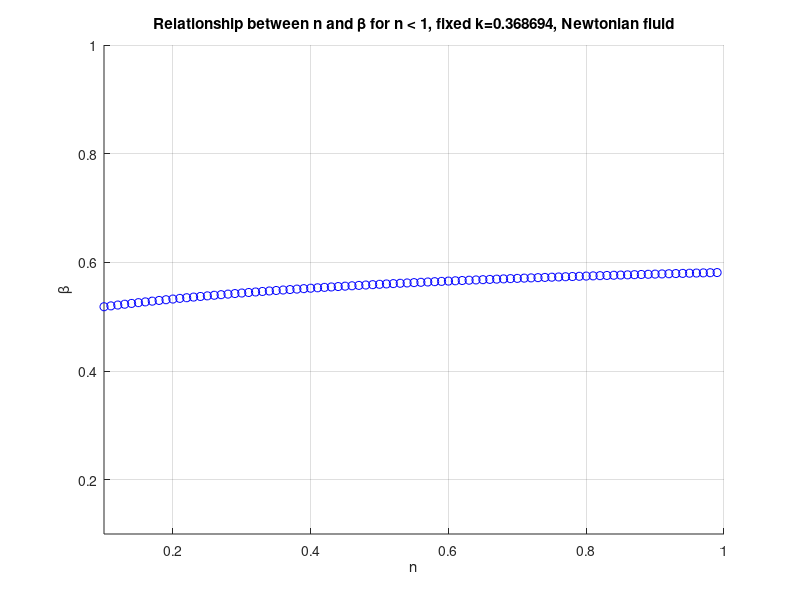

This figure's MATLAB source: (Note: this script raises an error after producing the figure.)
clc; clear;

%% Parameters
beta_start = 0.1; % in Xuesi's work, beta is beta
beta_end = 1;
n_start = 0.1;
n_end = 2.0;
k = 0.25; % Fixed k value (or k value in Xuesi's work)
% k take from find_k.m program
%% ----------  START NEWTON-RAPHSON LOOP  --------------%%

n_range = n_start:0.01:n_end; % Range for n
beta_range = beta_start:0.01:beta_end; % Range for beta (initial guess)

% Tolerances and iteration limit for Newton-Raphson
tolerance = 1e-12; % Adjusted tolerance
max_iterations = 100;
h = 1e-6; % Step size for numerical derivative

% Initialize arrays to store results
n_values = [];
beta_values = [];
f_values = [];

fprintf('Iteration\tk\t\tN\t\tbeta Init\tbeta\n');
fprintf('-------------------------------------------------------------\n');

%% Loop over all combinations of beta and n
for n = n_range
    found = false;
    for beta_init = beta_range
        beta = beta_init; % Initial guess for beta
        
        % Newton-Raphson iteration
        for iter = 1:max_iterations
            % Define the function f(beta) = I1 - I2
            % Numerical integration for I1: int_k^beta (beta^2/x^2 - x)^(1/n) dx
            x1 = linspace(k, beta, 200); % Discretize the interval
            integrand1 = ((beta^2 ./ x1) - x1).^(1/n);
            I1 = trapz(x1, integrand1);
            
            % Numerical integration for I2: int_beta^1 (x - beta^2/x)^(1/n) dx
            x2 = linspace(beta, 1, 200); % Discretize the interval
            integrand2 = (x2 - (beta^2 ./ x2)).^(1/n);
            I2 = trapz(x2, integrand2);
            
            % Function f(beta)
            f = I1 - I2;
            
            % Numerical derivative f'(beta) using central difference
            beta_plus_h = beta + h;
            beta_minus_h = beta - h;
            
            % Compute f(beta + h)
            x1_plus = linspace(k, beta_plus_h, 100);
            integrand1_plus = (beta_plus_h^2 ./ x1_plus - x1_plus).^(1/n);
            I1_plus = trapz(x1_plus, integrand1_plus);
            
            x2_plus = linspace(beta_plus_h, 1, 100);
            integrand2_plus = (x2_plus - beta_plus_h^2 ./ x2_plus).^(1/n);
            I2_plus = trapz(x2_plus, integrand2_plus);
            f_plus = I1_plus - I2_plus;
            
            % Compute f(beta - h)
            x1_minus = linspace(k, beta_minus_h, 100);
            integrand1_minus = (beta_minus_h^2 ./ x1_minus - x1_minus).^(1/n);
            I1_minus = trapz(x1_minus, integrand1_minus);
            
            x2_minus = linspace(beta_minus_h, 1, 100);
            integrand2_minus = (x2_minus - beta_minus_h^2 ./ x2_minus).^(1/n);
            I2_minus = trapz(x2_minus, integrand2_minus);
            f_minus = I1_minus - I2_minus;
            
            % Central difference approximation
            df = (f_plus - f_minus) / (2 * h);
            
            % Check for division by zero or NaN
            if abs(df) < 1e-10
                disp('Derivative too small, breaking loop.');
                break;
            end
            
            % Update beta
            beta_new = beta - f / df;
            
            % Display current guess and function value
            fprintf('%d\t\t%.6f\t%.2f\t%.2f\t%.6f\n', iter, k, n, beta_init, beta_new);
            
            % Check convergence
            if abs(beta_new - beta) < tolerance
                % Store the converged values
                n_values = [n_values, n];
                beta_values = [beta_values, beta_new];
                f_values = [f_values, abs(f)]; % Store the absolute value of f(beta)
                found = true;
                break;
            end
            
            beta = beta_new;
            
            % Check if beta is within bounds (0.1 to 1)
            if beta < beta_start || beta > beta_end
                disp('beta out of bounds, restarting with new initial guess.');
                break;
            end
            
            if iter == max_iterations
                disp('Max iterations reached, no convergence.');
            end
        end
        if found
            break;
        end
    end
end

%% Filter the results to get one beta value for each n
filtered_n_values = [];
filtered_beta_values = [];

unique_n_values = unique(n_values);
for i = 1:length(unique_n_values)
    n = unique_n_values(i);
    idx = find(n_values == n);
    if length(idx) > 1
        [~, min_idx] = min(f_values(idx)); % Find the index with the minimum f value
        best_idx = idx(min_idx);
    else
        best_idx = idx;
    end
    filtered_n_values = [filtered_n_values, n_values(best_idx)];
    filtered_beta_values = [filtered_beta_values, beta_values(best_idx)];
end

%% Separate the results into two groups: n < 1 and n >= 1
n_less_than_1 = filtered_n_values(filtered_n_values < 1);
beta_less_than_1 = filtered_beta_values(filtered_n_values < 1);

n_greater_than_1 = filtered_n_values(filtered_n_values >= 1);
beta_greater_than_1 = filtered_beta_values(filtered_n_values >= 1);

%% Create the plot for n < 1
figure; % Create a new figure
hold on; % Allow multiple plots on the same figure

% Plot the results for n < 1
plot(n_less_than_1, beta_less_than_1, 'bo');
xlabel('n');
ylabel('\beta');
title('Relationship between n and \beta for n < 1, fixed k=0.368694, Newtonian fluid');
grid on;

% Ensure the plot is visually appealing
axis([n_start 1 beta_start beta_end]); % Set axis limits based on the ranges (0.1 to 1)
hold off;

% Write results to an Excel file for n < 1
filename_less_than_1 = 'beta_n_lt1.xlsx';

if isfile(filename_less_than_1)
    delete(filename_less_than_1); % Delete the existing file if it exists
end

result_table_less_than_1 = table(beta_less_than_1', n_less_than_1', 'VariableNames', {'beta', 'N'});
writetable(result_table_less_than_1, filename_less_than_1);

beta_mean = mean(beta_less_than_1)


%% Create the plot for n >= 1
% figure; % Create a new figure
% hold on; % Allow multiple plots on the same figure
% 
% % Plot the results for n >= 1
% plot(n_greater_than_1, beta_greater_than_1, 'ro-');
% xlabel('n');
% ylabel('\beta');
% title('Relationship between n and \beta for n >= 1, fixed k=0.368694, Newtonian fluid');
% grid on;
% 
% % Ensure the plot is visually appealing
% axis([1 n_end beta_start beta_end]); % Set axis limits based on the ranges (0.1 to 1)
% hold off;
% 
% % Write results to an Excel file for n >= 1
% filename_greater_than_1 = 'beta_n_values_filtered_greater_than_1.xlsx';
% 
% if isfile(filename_greater_than_1)
%     delete(filename_greater_than_1); % Delete the existing file if it exists
% end
% 
% result_table_greater_than_1 = table(beta_greater_than_1', n_greater_than_1', 'VariableNames', {'beta', 'N'});
% writetable(result_table_greater_than_1, filename_greater_than_1);